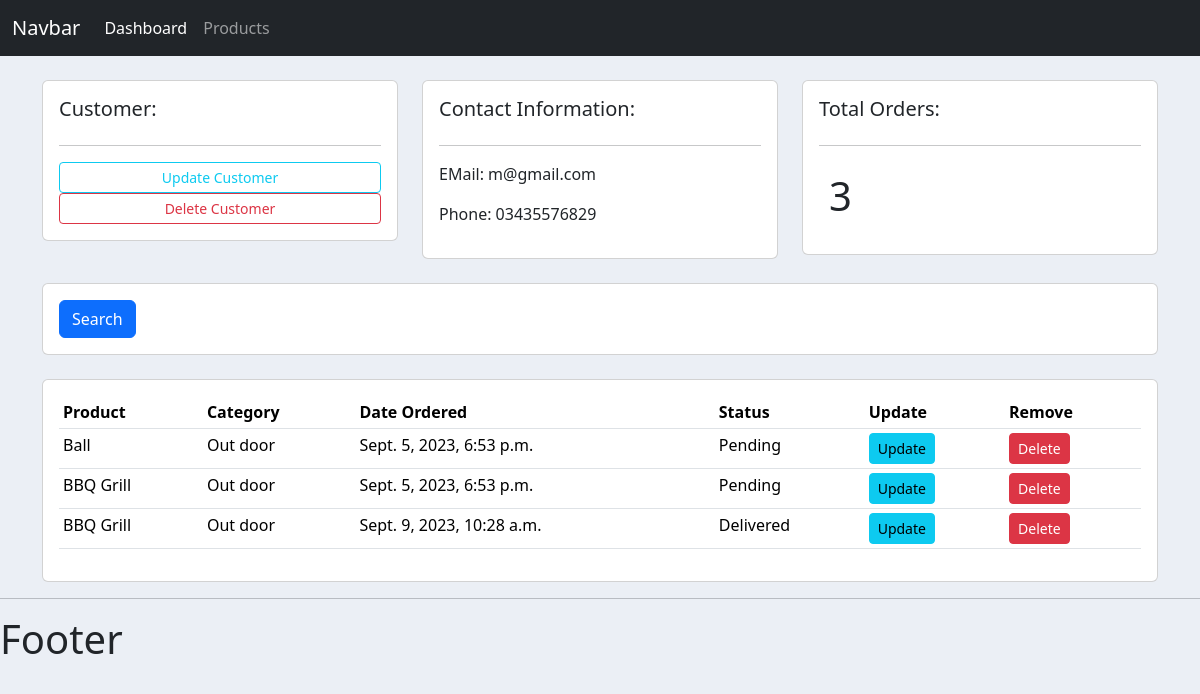
Page /customer/2/ on the earlier database version.
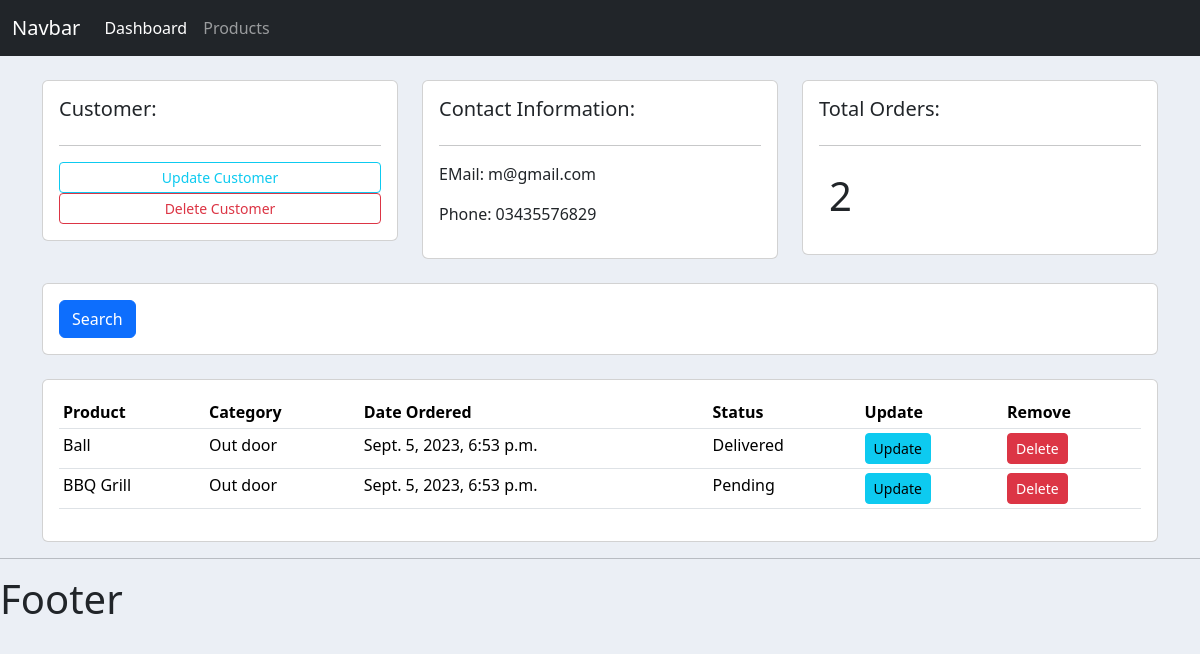
Same page on the later database version.
### accounts/models.py (models this page shows, shortened)
class Order(models.Model):
    STATUS = (
        ('Pending', 'Pending'),
        ('Out for delivery', 'Out for delivery'),
        ('Delivered', 'Delivered')
    )
    customer = models.ForeignKey(Customer, null=True, on_delete=models.SET_NULL)
    product = models.ForeignKey(Product, null=True, on_delete=models.SET_NULL)
    date_created = models.DateTimeField(auto_now_add=True, null=True)
    status = models.CharField(max_length=200, null=True, choices=STATUS)

class Product(models.Model):
    CATEGORY = (
        ('Indoor', 'Indoor'),
        ('Out door', 'Out door'),
    )
    name = models.CharField(max_length=200, null=True)
    price = models.FloatField(null=True)
    category = models.CharField(max_length=200, null=True, choices=CATEGORY)
    description = models.CharField(max_length=200, null=True, blank=True)
    date_created = models.DateTimeField(auto_now_add=True, null=True)
    tags = models.ManyToManyField(Tag)
    def __str__(self):
        return self.name

### accounts/views.py (the view)
# urls.py: path('customer/<str:pk_test>/', views.customer, name='customer'),
def customer(request, pk_test):
     customer = Customer.objects.get(id=pk_test)
     orders = customer.order_set.all()
     order_count = orders.count()
     context = {'customer': customer,
                'orders':orders,
                'order_count':order_count}
     return render(request, 'accounts/customer.html', context)

### accounts/templates/accounts/customer.html
{% extends 'accounts/main.html' %}
{% block content%}
<br>
<div class="container">
<div class="row">
    <div class="col-md">
        <div class="card card-body">
            <h5>Customer:</h5>
            <hr>
            <a class="btn btn-outline-info btn-sm btn-block" href="">Update Customer</a>
            <a class="btn btn-outline-danger btn-sm btn-block" href="">Delete Customer</a>
        </div>
    </div>
    <div class="col-md">
        <div class="card card-body">
            <h5>Contact Information:</h5>
            <hr>
            <p>EMail: {{customer.email}}</p>
            <p>Phone: {{customer.phone}}</p>
        </div>
    </div>
    <div class="col-md">
        <div class="card card-body">
            <h5>Total Orders:</h5>
            <hr>
            <h1 style="align-items: center; padding: 10px;">{{order_count}}</h1>
        </div>
    </div>
</div>
<br>
<div class="row">
    <div class="col">
        <div class="card card-body">
            <form method="get">
                <button class="btn btn-primary" type="submit">Search</button>
            </form>
        </div>
    </div>
</div>
<br>
<div class="row">
    <div class="col-md">
        <div class="card card-body">
            <table class="table table-sm">
                <tr>
                    <th>Product</th>
                    <th>Category</th>
                    <th>Date Ordered</th>
                    <th>Status</th>
                    <th>Update</th>
                    <th>Remove</th>
                </tr>
                {% for order in orders %}
                <tr>
                   <td>{{order.product}}</td>
                   <td>{{order.product.category}}</td>
                   <td>{{order.date_created}}</td>
                   <td>{{order.status}}</td>
                   <td><a class="btn btn-sm btn-info" href="{% url 'update_order' order.id%}">Update</a></td>
                    <td><a class="btn btn-sm btn-danger" href="{% url 'delete_order' order.id%}">Delete</a></td>
                </tr>
                {% endfor %}
            </table>
        </div>
    </div>
</div>
</div>
{% endblock %}

Differences in the rows shown:
removed Order: product "BBQ Grill", product.category "Out door", date_created "Sept. 9, 2023, 10:28 a.m.", status "Delivered"
changed Order "Ball": status "Pending" → "Delivered"
Other differences:
{{ order_count }}: "3" → "2"
